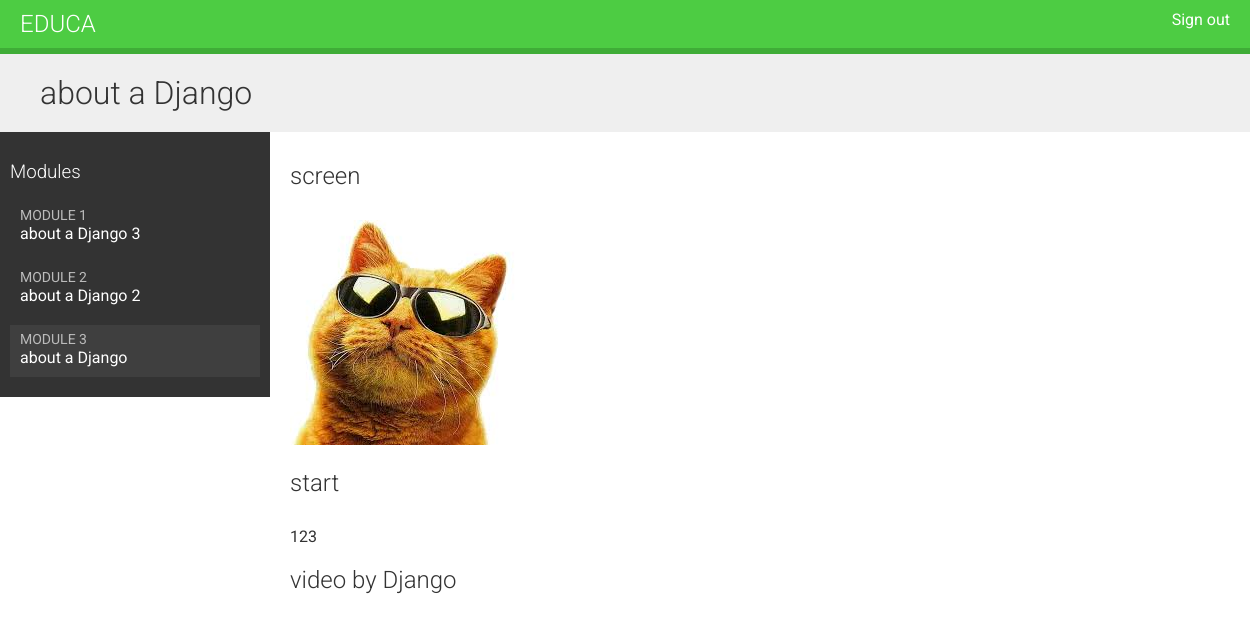
Page /students/course/2/1/ (signed in) on the committed database.
### courses/models.py (models this page shows, shortened)
class Module(models.Model):
    course = models.ForeignKey(Course,
                               related_name='modules',
                               on_delete=models.CASCADE)
    title = models.CharField(max_length=200)
    description = models.TextField(blank=True)
    order = OrderField(blank=True, for_fields=['course'])
    class Meta:
        ordering = ['order']

class Content(models.Model):
    module = models.ForeignKey(Module,
                               related_name='contents',
                               on_delete=models.CASCADE)
    content_type = models.ForeignKey(ContentType,
                               on_delete=models.CASCADE,
                               limit_choices_to={'model__in':(
                                                 'text',
                                                 'video',
                                                 'image',
                                                 'file')})
    object_id = models.PositiveIntegerField()
    item = GenericForeignKey('content_type', 'object_id')
    order = OrderField(blank=True, for_fields=['module'])
    class Meta:
        ordering = ['order']

class ItemBase(models.Model):
    owner = models.ForeignKey(User,
                              related_name='%(class)s_related',
                              on_delete=models.CASCADE)
    title = models.CharField(max_length=250)
    created = models.DateTimeField(auto_now_add=True)
    updated = models.DateTimeField(auto_now=True)
    class Meta:
        abstract = True
    def render(self):
        return render_to_string(
            f'courses/content/{self._meta.model_name}.html',
            {'item': self})

class Image(ItemBase):
    file = models.FileField(upload_to='images')

class Text(ItemBase):
    content = models.TextField()

class Video(ItemBase):
    url = models.URLField()

### students/views.py (the view)
class StudentCourseDetailView(DetailView):
    model = Course
    template_name = 'students/course/detail.html'
    def get_queryset(self):
        qs = super().get_queryset()
        return qs.filter(students__in=[self.request.user])
    def get_context_data(self, **kwargs):
        context = super().get_context_data(**kwargs)
        course = self.get_object()
        if 'module_id' in self.kwargs:
            context['module'] = course.modules.get(
                                    id=self.kwargs['module_id'])
        else:
            context['module'] = course.modules.all()[0]
        return context

### students/templates/students/course/detail.html (shortened to what this page needs)
{% extends "base.html" %}
{% block content %}
  <h1>
    {{ module.title }}
  </h1>
  <div class="contents">
    <h3>Modules</h3>
    <ul id="modules">
      {% for m in object.modules.all %}
        <li data-id="{{ m.id }}" {% if m == module %}class="selected"{% endif %}>
          <a href="{% url "student_course_detail_module" object.id m.id %}">
            <span>
              Module <span class="order">{{ m.order|add:1 }}</span>
            </span>
            <br>
            {{ m.title }}
          </a>
        </li>
      {% empty %}
        <li>No modules yet.</li>
      {% endfor %}
    </ul>
  </div>
  <div class="module">
    {% for content in module.contents.all %}
      {% with item=content.item %}
        <h2>{{ item.title }}</h2>
        {{ item.render }}
      {% endwith %}
    {% endfor %}
  </div>
{% endblock %}

### courses/templates/courses/content/image.html
<p>
  <img src="{{ item.file.url }}" alt="{{ item.title }}">
</p>

### courses/templates/courses/content/text.html
{{ item.content|linebreaks }}

### courses/static/css/base.css (style rules this page uses)
body { margin:0; font-family:'Roboto', sans-serif; font-weight:400; color:#333; }
a { color:#3fad37; text-decoration:none; }
ul { float:left; }
h1, h2, h3, h4, h5, h6 { font-family:'Roboto', sans-serif; font-weight:300; }
h1 { background:#efefef; width:100%; overflow:auto; padding:20px 0 20px 40px; margin:0; }
.module { padding:10px 20px; float:left; width:600px; }
.module p { margin:10px 0 20px; width:100%; float:left; }
.contents { width:20%; padding:10px; float:left; background:#333; color: #fff; font-family:'Roboto', sans-serif; }
.contents ul { list-style:none; margin:0; padding:0; width:100%; }
.contents ul li { margin:0 0 10px 0; padding:4px 10px 10px; overflow:auto; cursor:move; }
.contents ul li.selected { background:#3f3f3f; }
.contents ul span { text-transform:uppercase; color:#bbb; font-size:14px; }
.contents ul a { display:block; color:#fff; text-decoration:none; }

### rows in the picture
Module: title "about a Django", order|add "3"
Module: order|add "1", title "about a Django 3"
Module: order|add "2", title "about a Django 2"
Content: item "screen", item.file (picture)
Content: item "start", item.content "123"
Content: item "video by Django"
